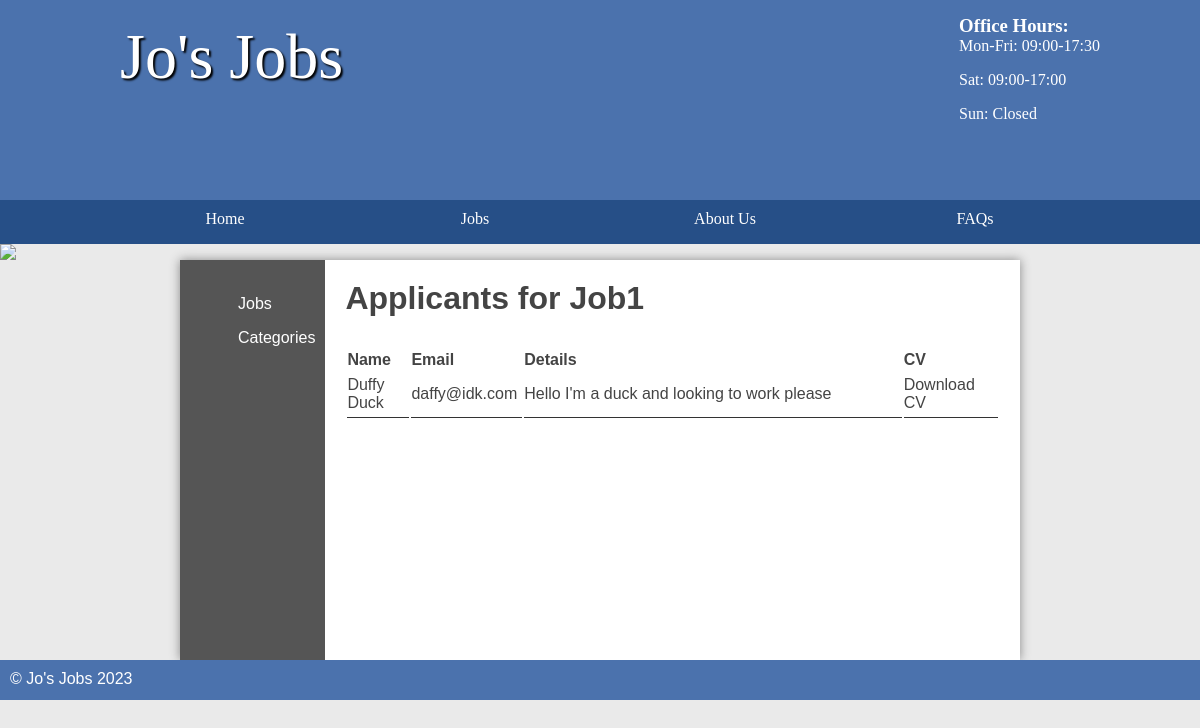
/jobs/public/admin/applicants.php?id=9 (signed in), run on an earlier commit of the app's database.
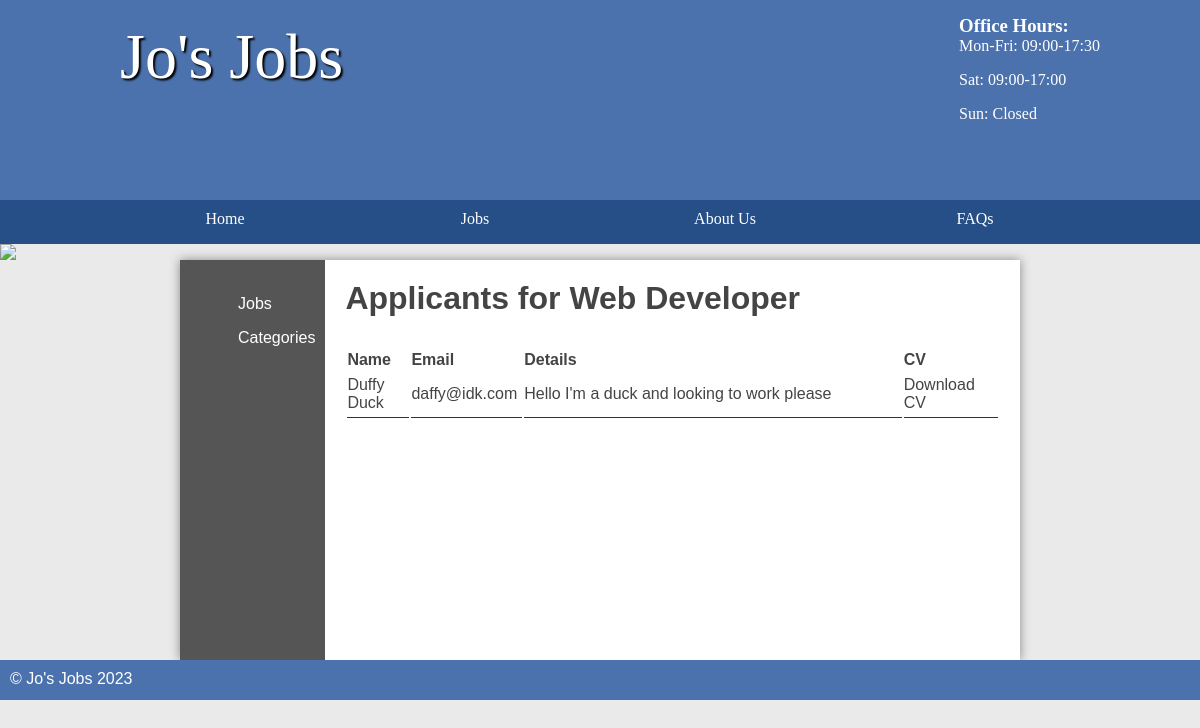
And on a later commit of the database.
### tables this page shows
CREATE TABLE `job` (
  `id` int(11) NOT NULL AUTO_INCREMENT,
  `title` varchar(45) DEFAULT NULL,
  `description` longblob DEFAULT NULL,
  `salary` varchar(45) DEFAULT NULL,
  `closingDate` date DEFAULT NULL,
  `categoryId` int(11) DEFAULT NULL,
  `location` varchar(255) DEFAULT NULL,
  `archived` tinyint(1) DEFAULT 0,
  PRIMARY KEY (`id`)
);

### jobs/classes/database.php (called while the page is built, shortened)
<?php
class Database extends stdClass {
    public function __construct($user = "student", $password = "student", $dbname = "job", $host = "mysql") {
        $this->pdo = new PDO("mysql:host=$host;dbname=$dbname", $user, $password);
    }
    public function __get($name) {
        return $this->$name;
    }
}

### jobs/include/utils.php (called while the page is built, shortened)
<?php
function requiredParam(string $name): string {
    $param = $_GET[$name] ?? $_POST[$name] ?? null;
    return $param;
}
function createHead($title = "Home") {
    require 'top-section.html.php';
}

### jobs/classes/table.php (called while the page is built, shortened)
<?php
class Table {
    private $pdo;
    private $table;
    public function __construct($pdoInstance, $table) {
        $this->pdo = $pdoInstance;
        $this->table = $table;
    }
    private function selector($binds, $items) {
        $query = "SELECT ";
        $query .= "$items FROM $this->table";
        $statement = $this->bindAndExecute($binds, $query);
        return $statement;
    }
    public function select(array|string $binds = [], array|string $items = '*') {
        return $this->selector($binds, $items)->fetch();
    }
    public function selectAll(array|string $binds = [], array|string $items = '*'): array {
        return $this->selector($binds, $items)->fetchAll();
    }
    private function bindAndExecute(array|string $binds, string $query, array $values = [], bool $debugMode = false): PDOStatement {
        if (is_string($binds))
            $query .= " $binds ";
        else if (!empty($binds)) {
            $query .= " WHERE ";
            foreach ($binds as $key => $value)
                $query .= is_int($key) ? " $value " : " $key = :$key ";
        }
        $statement = $this->pdo->prepare($query);
        if (is_array($binds))
            foreach ($binds as $key => $value)
                if (!is_int($key))
                    $statement->bindValue($key, $value);
        $statement->execute();
        return $statement;
    }
}

### jobs/public/admin/applicants.php (the view, shortened to what this page needs)
<?php
require "../../include/utils.php";
$jobId = requiredParam('id');
$db ??= new Database();
$job = $db->job->select(['id' => $jobId]);
?>
<main class="sidebar">
	<?php include '../../include/leftside-admin.html.php'; ?>
	<section class="right">
		<h2>Applicants for <?= $job['title']; ?></h2>
		<table>
			<thead>
				<tr>
					<th style="width: 10%">Name</th>
					<th style="width: 10%">Email</th>
					<th style="width: 65%">Details</th>
					<th style="width: 15%">CV</th>
				</tr>
				<?php
				$applicants = $db->applicant->selectAll(['jobId' => $jobId]);
				foreach ($applicants as $applicant) { ?>
					<tr>
						<td><?= $applicant['name']; ?></td>
						<td><?= $applicant['email']; ?></td>
						<td><?= $applicant['details']; ?></td>
						<td><a href="/cvs/<?= $applicant['cv']; ?>">Download CV</a></td>
					</tr>
				<?php } ?>
			</thead>
		</table>
	</section>
</main>
<?php include '../../include/footer.html.php'; ?>

What changed in the data, as far as the page shows it:
changed job: title "Job1" → "Web Developer"
